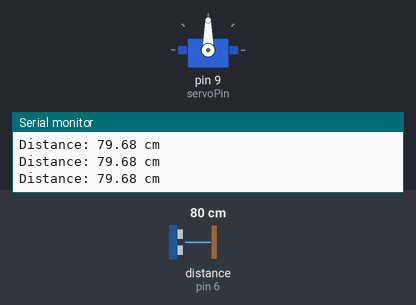
Bench run of a sketch on a simulated Arduino Uno, built with avr-gcc and run on an emulated ATmega328P. Shown: servo, the last lines printed to the serial monitor. Wiring (inferred from the names in the program): ultrasonic range finder: trigger pin 7; echo pin 6. The test bench sets the inputs (shaded band); at power-on: distance to the obstacle (sensor on pin 6) 80 cm. The echo pulse lasts 58.3 µs per cm.

Above: at 1.2 s.
1.3 s: distance to the obstacle (sensor on pin 6) set to 14 cm
2.8 s: distance to the obstacle (sensor on pin 6) set to 11 cm
At 3.27 s:
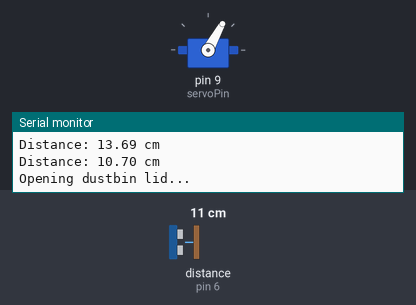
At 5.3 s:
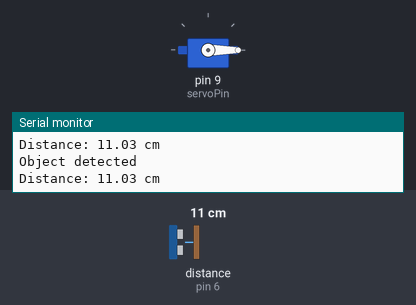
5.8 s: distance to the obstacle (sensor on pin 6) set to 18 cm
At 9.23 s:
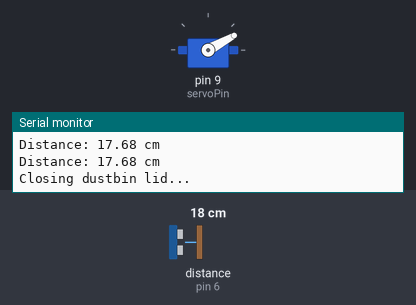
Timing chart, 0 to 11.6 s (numbered marks = the images above; inputs shaded):
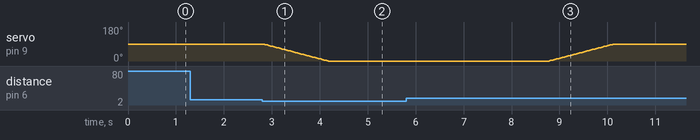

Measured:
- the behaviour switches between 13 and 12 cm on distance to the obstacle (sensor on pin 6) (found by bisection; images 0 and 1)
- after the input at 2.8 s, servo on pin 9 (servoPin): moves from 90° to 0° over 1.4 s, starting at once
- after the input at 5.8 s, servo on pin 9 (servoPin): moves from 0° to 90° over 1.4 s, starting after 3.0 s

The sketch:

smart_automatic_dustbin.ino
```cpp
#include <Servo.h>

// ==========================================
// SMART AUTOMATIC DUSTBIN
// Xonovate Code Champions (XCC)
// ==========================================

// Servo motor
Servo lidServo;
const int servoPin = 9;

// Ultrasonic sensor (HC-SR04)
const int trigPin = 7;
const int echoPin = 6;

// Lid positions
const int LID_OPEN = 0;
const int LID_CLOSED = 90;

// Detection settings
const int detectionDistance = 12; // centimetres
const unsigned long clearDelay = 3000; // 3 seconds
const unsigned long sensorTimeout = 30000; // microseconds

// Lid state
bool lidIsOpen = false;
unsigned long lastObjectDetection = 0;


// ==========================================
// FUNCTION: GET DISTANCE
// Measures distance between the sensor
// and a detected object.
// ==========================================

float getDistance() {

  digitalWrite(trigPin, LOW);
  delayMicroseconds(2);

  digitalWrite(trigPin, HIGH);
  delayMicroseconds(10);
  digitalWrite(trigPin, LOW);

  long duration = pulseIn(echoPin, HIGH, sensorTimeout);

  if (duration == 0) {
    return 999; // No echo received
  }

  return duration * 0.0343 / 2;
}


// ==========================================
// FUNCTION: OPEN LID
// Moves the servo smoothly from 90 to 0.
// ==========================================

void openLid() {

  Serial.println("Opening dustbin lid...");

  for (int angle = LID_CLOSED; angle >= LID_OPEN; angle--) {
    lidServo.write(angle);
    delay(15);
  }

  lidIsOpen = true;

  Serial.println("Lid OPEN");
}


// ==========================================
// FUNCTION: CLOSE LID
// Moves the servo smoothly from 0 to 90.
// ==========================================

void closeLid() {

  Serial.println("Closing dustbin lid...");

  for (int angle = LID_OPEN; angle <= LID_CLOSED; angle++) {
    lidServo.write(angle);
    delay(15);
  }

  lidIsOpen = false;

  Serial.println("Lid CLOSED");
}


// ==========================================
// SETUP
// ==========================================

void setup() {

  Serial.begin(9600);

  // Configure sensor pins
  pinMode(trigPin, OUTPUT);
  pinMode(echoPin, INPUT);

  // Attach servo motor
  lidServo.attach(servoPin);

  // Initialise lid in closed position
  lidServo.write(LID_CLOSED);

  Serial.println("================================");
  Serial.println("SMART AUTOMATIC DUSTBIN");
  Serial.println("Xonovate Code Champions");
  Serial.println("================================");
  Serial.println("System ready. Waiting for object...");
}


// ==========================================
// MAIN LOOP
// ==========================================

void loop() {

  float distance = getDistance();

  Serial.print("Distance: ");
  Serial.print(distance);
  Serial.println(" cm");

  // Check whether an object is within range
  if (distance <= detectionDistance) {

    lastObjectDetection = millis();

    // Open lid if currently closed
    if (!lidIsOpen) {
      openLid();
    }

    Serial.println("Object detected");

  }

  // Check whether the lid should close
  if (lidIsOpen) {

    unsigned long elapsedTime =
      millis() - lastObjectDetection;

    // Close only after the object has been
    // absent for the specified duration
    if (elapsedTime >= clearDelay) {

      closeLid();

      Serial.println("Object cleared.");
      Serial.println("Waiting for next object...");
    }
  }

  delay(100);
}
```
